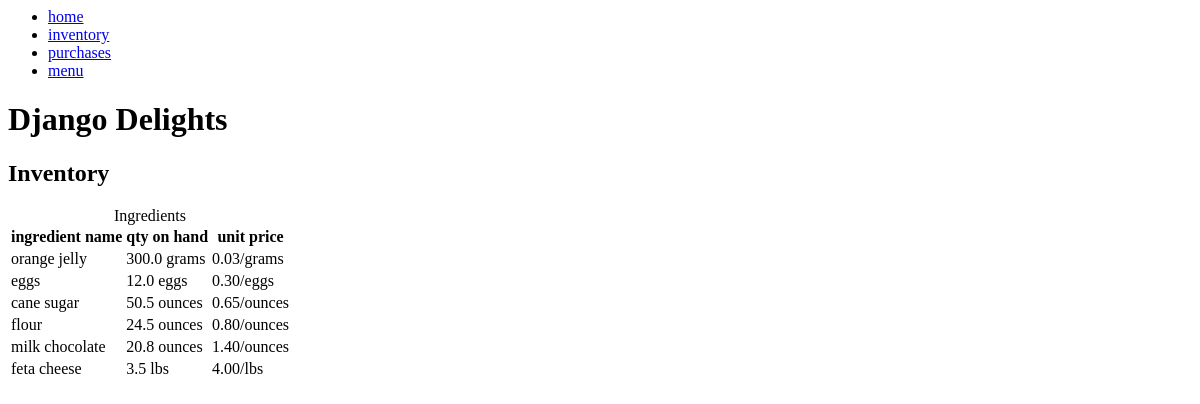
The app's page /inventory/, older data.
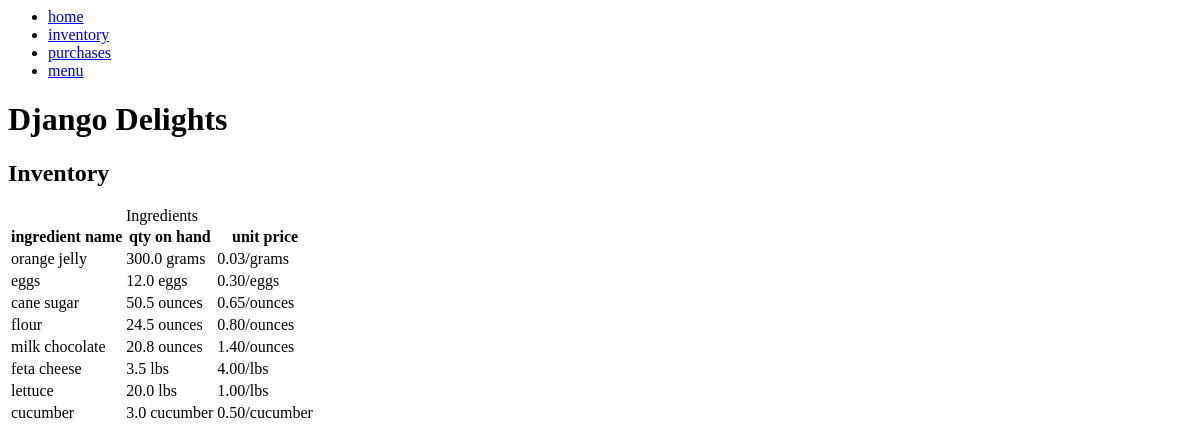
The same page, newer data.
### inventory/models.py (models this page shows, shortened)
class Ingredient(models.Model):
    ingredient_name = models.CharField(max_length=200)
    ingredient_inv_qty = models.FloatField(validators=[MinValueValidator(0)])
    ingredient_unit = models.CharField(max_length=200)
    ingredient_unit_price = models.FloatField(
        validators=[MinValueValidator(0)])

### inventory/views.py (the view)
# urls.py: path('inventory/', views.CurrentInventory.as_view(), name='inventory'),
class CurrentInventory(ListView):
    model = Ingredient
    context_object_name = 'currInventory'
    template_name = 'inventory/inventory.html'

### inventory/templates/inventory/inventory.html
{% extends 'inventory/base.html' %} {% block content %}
<h2>Inventory</h2>
<table>
  <caption>
    Ingredients
  </caption>
  <thead>
    <tr>
      <th>ingredient name</th>
      <th>qty on hand</th>
      <th>unit price</th>
    </tr>
  </thead>
  <tbody>
    {% for ingredient in currInventory %}
    <tr>
      <td>{{ ingredient.ingredient_name }}</td>
      <td>
        <span>{{ ingredient.ingredient_inv_qty }}</span>
        <span>{{ ingredient.ingredient_unit }}</span>
      </td>
      <td>
        <span>{{ ingredient.ingredient_unit_price|floatformat:2}}</span>/<span
          >{{ingredient.ingredient_unit }}</span
        >
      </td>
    </tr>
    {% endfor %}
  </tbody>
</table>
{% endblock %}

### inventory/templates/inventory/base.html
<nav>
  <ul>
    <li>
      <a href="{% url 'home' %}">home</a>
    </li>
    <li>
      <a href="{% url 'inventory' %}">inventory</a>
    </li>
    <li>
      <a href="{% url 'purchases' %}">purchases</a>
    </li>
    <li>
      <a href="{% url 'menu' %}">menu</a>
    </li>
  </ul>
</nav>
<h1>Django Delights</h1>
{% block content %} {% endblock %}

Row changes from the older to the newer data that the page shows:
added Ingredient: ingredient_name "lettuce", ingredient_inv_qty "20.0", ingredient_unit "lbs", ingredient_unit_price "1.00"
added Ingredient: ingredient_name "cucumber", ingredient_inv_qty "3.0", ingredient_unit "cucumber", ingredient_unit_price "0.50"
